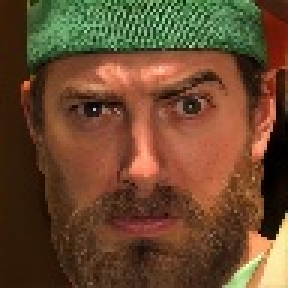
#> input picture data/train/angry/image0010836.jpg, 96 x 96 px (shown 3 times larger); its folder holds only this picture in this run
$ python data_preprocessing.py
#> lines starting #> are read from the running program, lines starting #| are printed output that depends on the picture
from PIL import Image, ImageEnhance
import os


def resize_image(image_path, output_path, size=(48, 48)):
    """Resizes an image to the specified size and converts it to grayscale."""
#> called with image_path = '../data/train/angry/image0010836.jpg', size = (48, 48)
    with Image.open(image_path) as img:
#> img is the input picture: PIL image 96x96 RGB; mean R, G, B 105.1, 72.6, 45.8
        img = img.resize(size)
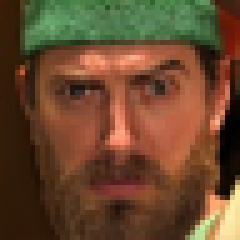
#> img: PIL image 48x48 RGB (shown 5 times larger); mean R, G, B 105, 72.5, 45.8
        img = img.convert("L")  # Convert to grayscale
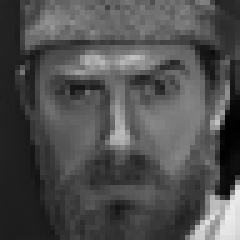
#> img: PIL image 48x48 L (shown 5 times larger); min 1, max 235, mean 79.2
        img.save(output_path)


def enhance_image(image_path, output_path):
    """Applies light processing to enhance the image."""
    with Image.open(image_path) as img:
        # Enhance brightness
        enhancer = ImageEnhance.Brightness(img)
        img = enhancer.enhance(1.2)
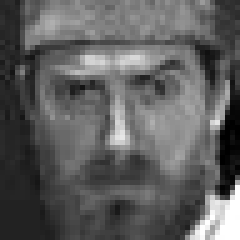
#> img: PIL image 48x48 L (shown 5 times larger); min 0, max 255, mean 94.5
        # Enhance contrast
        enhancer = ImageEnhance.Contrast(img)
        img = enhancer.enhance(1.2)
        img.save(output_path)


def process_images(input_folder, output_folder, size=(48, 48)):
    """Processes all images in the input folder and saves them to the output folder."""
    for class_folder in os.listdir(input_folder):
        class_input_folder = os.path.join(input_folder, class_folder)
        if os.path.isdir(class_input_folder) and not class_folder.startswith(
            "."
        ):  # Check if it's a directory and not hidden
            class_output_folder = os.path.join(output_folder, class_folder)
            os.makedirs(class_output_folder, exist_ok=True)

            for filename in os.listdir(class_input_folder):
                if filename.endswith(".jpg") or filename.endswith(".png"):
                    input_path = os.path.join(class_input_folder, filename)
                    output_path = os.path.join(class_output_folder, filename)
                    resize_image(input_path, output_path, size)
                    enhance_image(output_path, output_path)


if __name__ == "__main__":
    input_folder = "../data/train"
    output_folder = "../processed_data/train"

    process_images(input_folder, output_folder)

$ run again, on data/train/angry/image0013485.jpg
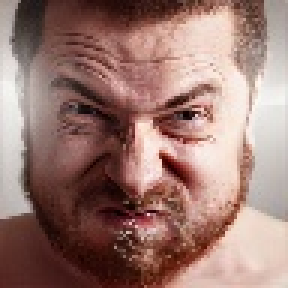
#> input picture data/train/angry/image0013485.jpg, 96 x 96 px (shown 3 times larger)
#> in resize_image, img is the input picture: PIL image 96x96 RGB; mean R, G, B 154.5, 120.9, 113.2
#> in resize_image, `img = img.convert("L")`:
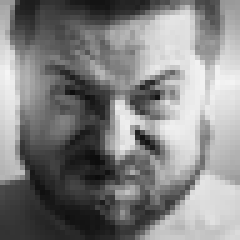
#> img: PIL image 48x48 L (shown 5 times larger); min 12, max 245, mean 130.1
#> in enhance_image, `img = enhancer.enhance(1.2)`:
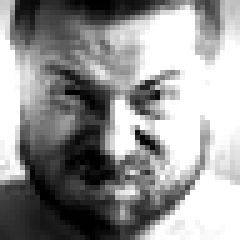
#> img: PIL image 48x48 L (shown 5 times larger); min 0, max 255, mean 148.6

$ run again, on data/train/angry/image0021299.jpg
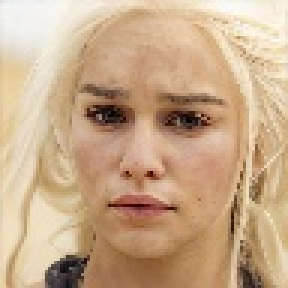
#> input picture data/train/angry/image0021299.jpg, 96 x 96 px (shown 3 times larger)
#> in resize_image, img is the input picture: PIL image 96x96 RGB; mean R, G, B 200.7, 169.8, 137.6
#> in resize_image, `img = img.convert("L")`:
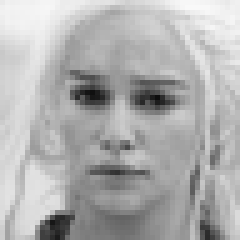
#> img: PIL image 48x48 L (shown 5 times larger); min 13, max 249, mean 175.4
#> in enhance_image, `img = enhancer.enhance(1.2)`:
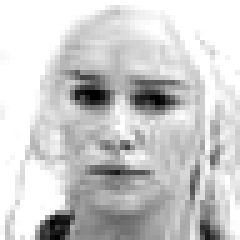
#> img: PIL image 48x48 L (shown 5 times larger); min 0, max 255, mean 204
